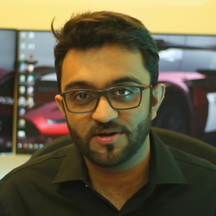
#> input picture Face Recognition with Real Time Database/Images/321654.png, 216 x 216 px, given in place of the camera
$ python 'Virtual Paint.py'
#> lines starting #> are read from the running program, lines starting #| are printed output that depends on the picture; after the words box and inside, x2 and y2 are one past the last pixel; in counts of white or black regions, pixels touching at a corner belong together
#> further down, img is the input picture: shape (216, 216, 3); mean B, G, R 67.6, 94.3, 104.5
import cv2
import numpy as np
cap = cv2.VideoCapture(0)
cap.set(3,1500)
cap.set(4,1580)
cap.set(10, 100)
#Find Colours


# Colours in form of list for hue
myColors = [[102,255,12,179, 255,247],
            [0 ,87,137,179,255 ,255],
            [4,60,141,179,255,255],
            [153,70,67,179,255,255 ]]
myColorValues = [[102,51,0],   #BGR
                 [51,153,255],


                 [53,255,51],
                 [255,51,255]]

myPoints = [] # x, y ,colorID
def FindColour(img, myColors, myColorValues):
    imgHSV = cv2.cvtColor(img, cv2.COLOR_BGR2HSV)
#> imgHSV: shape (216, 216, 3); mean H, S, V 40.5, 102, 109.1
    count = 0
    newPoints=[]
    for color in myColors:
        lower = np.array(color[0:3])
        upper = np.array(color[3:6])
        mask = cv2.inRange(imgHSV, lower, upper)
        x,y =  getContouers(mask)
        cv2.circle(imgResult, (x,y), 10, myColorValues[count], cv2.FILLED)
        if x!=0 and y!=0:
            newPoints.append([x, y ,count])
        count +=1
#> this loop made 4 passes
#> x on passes 1 to 4: 0, 108, 108, 0
#> pass 2, in FindColour, `mask = cv2.inRange(imgHSV, lower, upper)`:
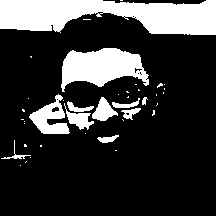
#> mask: shape (216, 216); 21.4% white; 40 white regions (29 under 20 px), largest, box (x1, y1, x2, y2) and area: (0, 0, 216, 35) 5430, (61, 48, 149, 92) 2415, (29, 94, 70, 134) 809
#> pass 3, in FindColour, `mask = cv2.inRange(imgHSV, lower, upper)`:
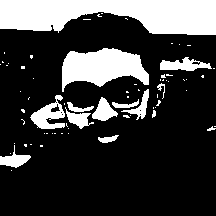
#> mask: shape (216, 216); 23.3% white; 70 white regions (56 under 20 px), largest, box (x1, y1, x2, y2) and area: (0, 0, 216, 35) 5684, (62, 48, 149, 92) 2401, (30, 95, 65, 129) 599
#> after the loop:
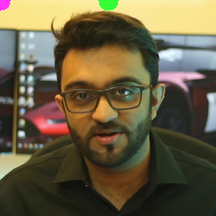
#> imgResult: shape (216, 216, 3); 0.56% of pixels changed, all inside (x1, y1, x2, y2) = (0, 0, 119, 11)
#> after the loop:
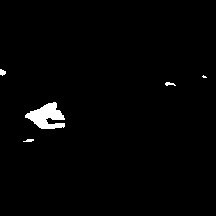
#> mask: shape (216, 216); 1.5% white; 5 white regions (1 under 20 px), largest, box (x1, y1, x2, y2) and area: (25, 102, 65, 129) 630, (0, 69, 6, 76) 30, (165, 82, 176, 86) 27, (23, 139, 34, 142) 24
#> after the loop, count = 4; newPoints = []
        # cv2.imshow(str(color[0]), mask)
    return newPoints
def getContouers(img):
    contours,hierarchy = cv2.findContours(img,cv2.RETR_EXTERNAL, cv2.CHAIN_APPROX_NONE)
    x,y,w, h = 0,0,0,0
    for cnt in contours:
        area = cv2.contourArea(cnt)  #find area
        # print(area)
        if area>5000:
            # cv2.drawContours(imgResult, cnt , -1, (255, 255 ,0), 3) # clour the shapes edges
            peri = cv2.arcLength(cnt, True)
            # print(peri)
            approx = cv2.approxPolyDP(cnt,0.02*peri,True)
            # print(approx) # gives the corner point of each shapes

            # print(len(approx))
            # objectCor = len(approx)
            x, y, w,h= cv2.boundingRect(approx)
    return x+w//2,y

def DrawOnCanvas(myPoints , myColorValues):
    for point in myPoints:
        cv2.circle(imgResult, (point[0], point[1]), 10, myColorValues[point[2]], cv2.FILLED)

while True:
    success, img = cap.read()
    imgResult = img.copy()
    newPoints =  FindColour(img, myColors, myColorValues);
#> newPoints = []
    if len(newPoints)!=0:
        for newP in newPoints: #getiing as list
            myPoints.append(newP)
    if len(myPoints)!=0:
        DrawOnCanvas(myPoints, myColorValues)
    cv2.imshow("Video" , imgResult)
    if(cv2.waitKey((1)) & 0xFF == ord('q')):
#> (key q is pressed here)
        break
